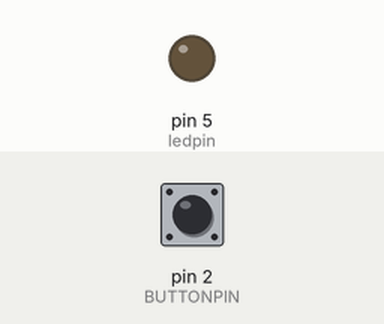
The sketch below on a simulated Arduino Uno, built with avr-gcc and run on an emulated ATmega328P. Parts: output pins drawn as LEDs (lit = HIGH). The test bench sets the inputs (shaded band); at power-on: pin 2 (BUTTONPIN) LOW.

Above: at 6.8 s.
6.9 s: pin 2 (BUTTONPIN) pulled HIGH for 3 s
At 9.7 s:
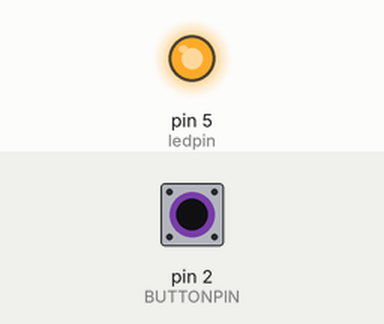
Timing chart, 0 to 13.5 s (numbered marks = the images above; inputs shaded):
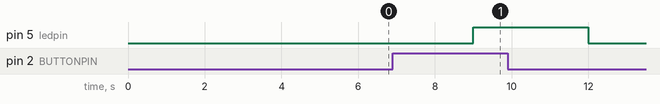

Measured:
- after the input at 6.9 s, pin 5 (ledpin): LOW → HIGH after 2.1 s, → LOW 3.0 s later

The sketch:

fantastic_densor_amberis1.ino
```cpp
int BUTTONPIN=2;
int BUTTONSTATE=0;

int ledpin=5;
void setup() {
  pinMode(ledpin,OUTPUT);


  pinMode(BUTTONPIN,INPUT);
  // put your setup code here, to run once:

}

void loop() {
  BUTTONSTATE=digitalRead(BUTTONPIN);
              if(BUTTONSTATE==HIGH){
  digitalWrite(ledpin,HIGH);
                delay(3000);}
              else{digitalWrite(ledpin,LOW);
                   delay(3000);}
              }
```
